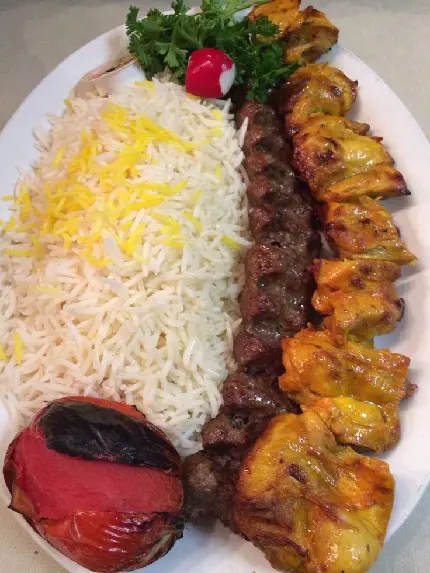
#> input picture MabahesVighehTakalif/rice.png, 430 x 573 px
$ python Taklif01.py
#> lines starting #> are read from the running program, lines starting #| are printed output that depends on the picture; long printed decimals are rounded
import cv2
import numpy as np

# خواندن تصویر
img = cv2.imread("rice.png", cv2.IMREAD_GRAYSCALE)
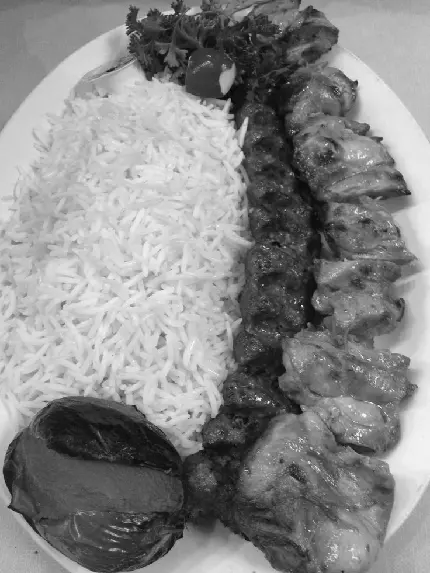
#> img: shape (573, 430); min 1, max 252, mean 135.9

# اگر فایل پیدا نشود
if img is None:
    print("تصویر rice.png پیدا نشد!")
    exit()

# تبدیل به آرایه NumPy
pixels = img.astype(np.float64)

# میانگین
mean_val = np.mean(pixels)
#> mean_val = 135.9

# واریانس
var_val = np.var(pixels)
#> var_val = 3971.7

# انحراف معیار
std_val = np.std(pixels)
#> std_val = 63.02

print("میانگین شدت روشنایی:", mean_val)
#| میانگین شدت روشنایی: 135.906
print("واریانس:", var_val)
#| واریانس: 3971.740
print("انحراف معیار:", std_val)
#| انحراف معیار: 63.022
